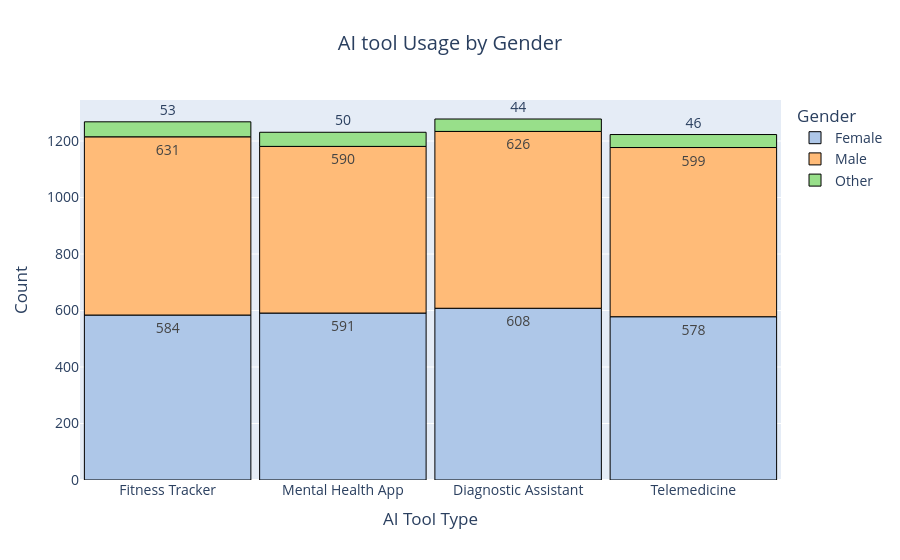

This figure's notebook cell:
### Code cell
fig=px.histogram(df,
            x='AI_Tool_Type',
            color='Gender',
            nbins=20,
            title="AI tool Usage by Gender",
            text_auto=True,
            # color_discrete_sequence=["#2b8cbe", "#e34a33", "#636363"],
            color_discrete_sequence=["#aec7e8","#ffbb78","#98df8a"],
            # opacity = 0.5

            
)
fig.update_layout(
    title_x=0.5,
    xaxis_title='AI Tool Type',
    yaxis_title='Count',
    bargap=0.05,
    font=dict(size=14)
)
fig.update_traces(
    marker_line_color="black",
    marker_line_width= 1

)
fig.show()

### Figure 1 — Plotly figure (JSON) as saved in the notebook; plotly's stock layout.template omitted (floating-point values rounded to 4 significant figures; data arrays with more than 128 entries replaced by an {"elided": "..."} marker saying what was removed)
{"data": [{"bingroup": "x", "hovertemplate": "Gender=Female<br>AI_Tool_Type=%{x}<br>count=%{y}<extra></extra>", "legendgroup": "Female", "marker": {"color": "#aec7e8", "line": {"color": "black", "width": 1}, "pattern": {"shape": ""}}, "name": "Female", "nbinsx": 20, "orientation": "v", "showlegend": true, "texttemplate": "%{value}", "type": "histogram", "x": {"elided": "2361 str values"}, "xaxis": "x", "yaxis": "y"}, {"bingroup": "x", "hovertemplate": "Gender=Male<br>AI_Tool_Type=%{x}<br>count=%{y}<extra></extra>", "legendgroup": "Male", "marker": {"color": "#ffbb78", "line": {"color": "black", "width": 1}, "pattern": {"shape": ""}}, "name": "Male", "nbinsx": 20, "orientation": "v", "showlegend": true, "texttemplate": "%{value}", "type": "histogram", "x": {"elided": "2446 str values"}, "xaxis": "x", "yaxis": "y"}, {"bingroup": "x", "hovertemplate": "Gender=Other<br>AI_Tool_Type=%{x}<br>count=%{y}<extra></extra>", "legendgroup": "Other", "marker": {"color": "#98df8a", "line": {"color": "black", "width": 1}, "pattern": {"shape": ""}}, "name": "Other", "nbinsx": 20, "orientation": "v", "showlegend": true, "texttemplate": "%{value}", "type": "histogram", "x": {"elided": "193 str values"}, "xaxis": "x", "yaxis": "y"}], "layout": {"bargap": 0.05, "barmode": "relative", "font": {"size": 14}, "legend": {"title": {"text": "Gender"}, "tracegroupgap": 0}, "title": {"text": "AI tool Usage by Gender", "x": 0.5}, "xaxis": {"anchor": "y", "domain": [0, 1], "title": {"text": "AI Tool Type"}}, "yaxis": {"anchor": "x", "domain": [0, 1], "title": {"text": "Count"}}}}
